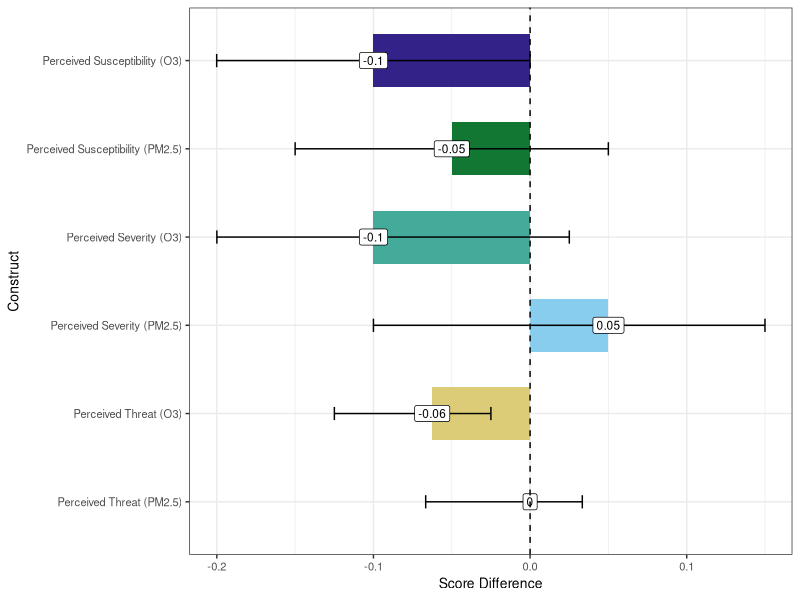
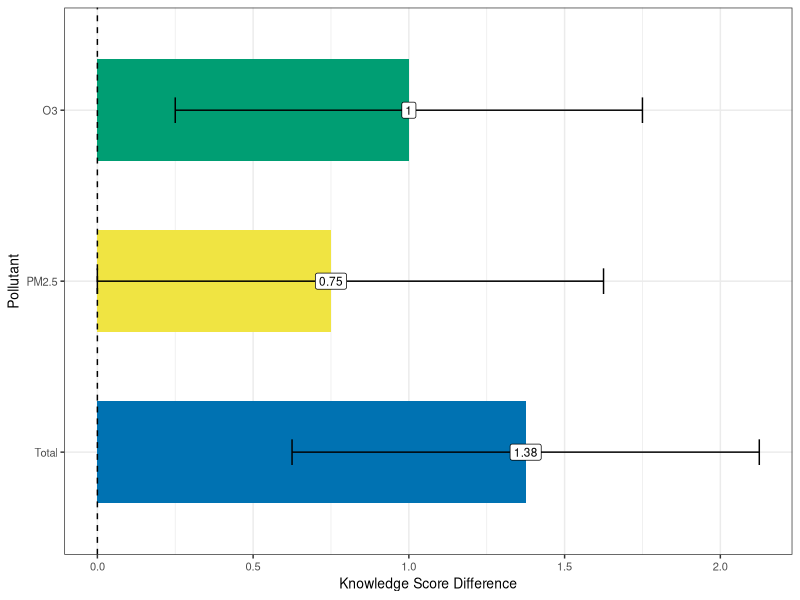
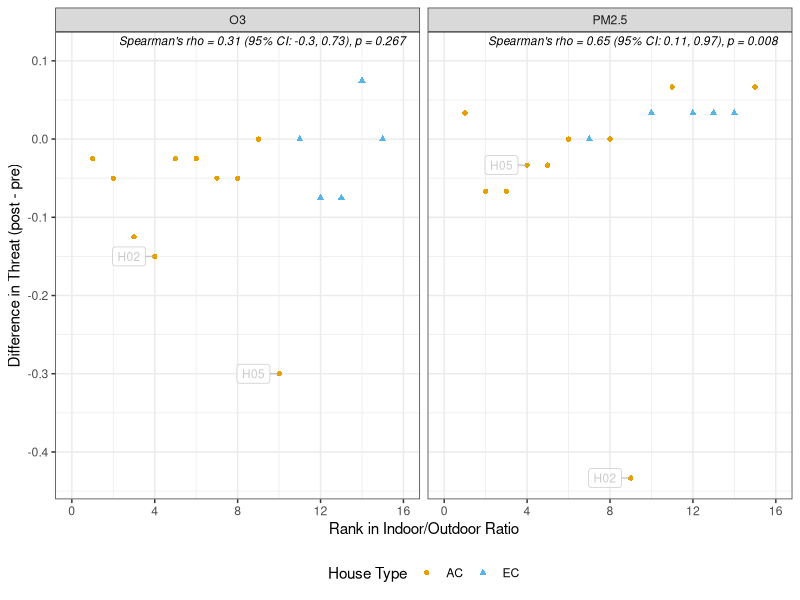
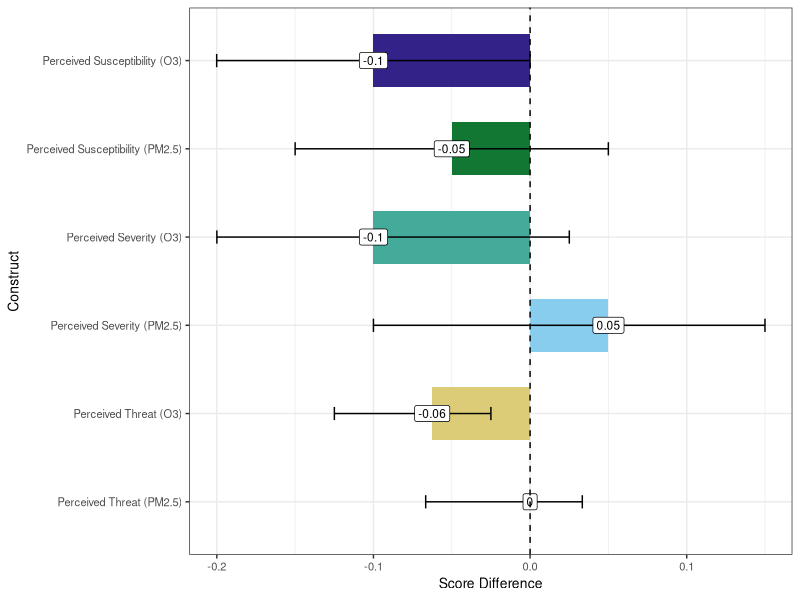
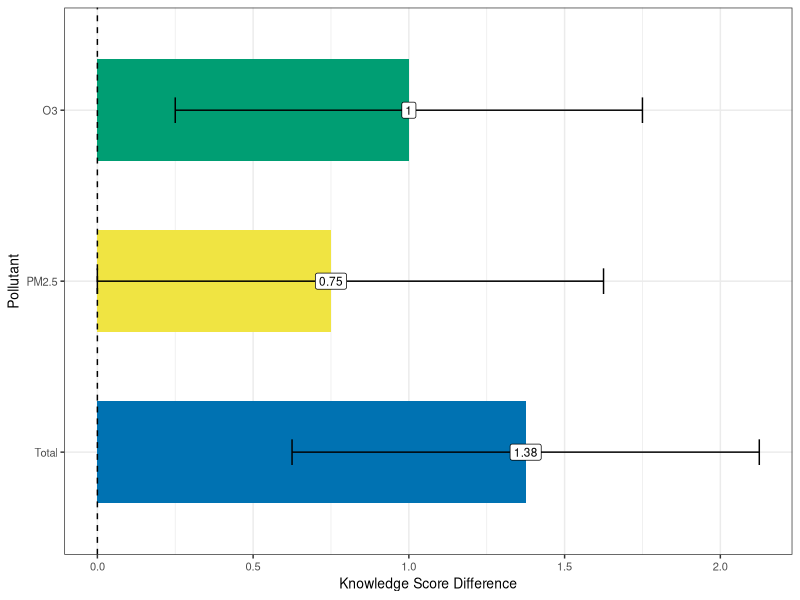
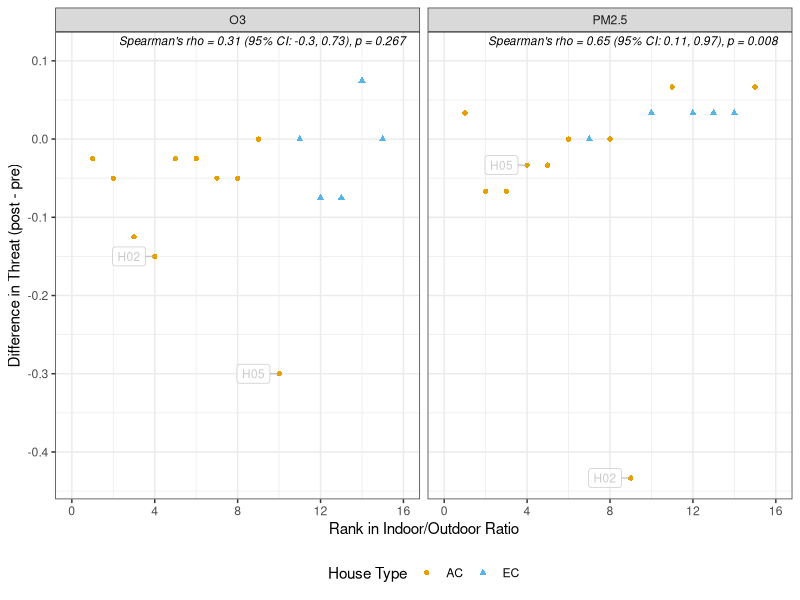

Recreate these plots in R, in order.
## ---- chunk 1
library(tidyverse)
library(coin)
library(knitr)
library(kableExtra)
library(VIM)
library(ggrepel)
## ---- chunk 2
df_raw <- read_csv("./Processed Data/survey_aq_data.csv") |>
  mutate(Score_mod = case_when(
    QuestionID %in% c('Q01','Q02','Q03','Q04','Q05','Q06','Q07','Q08') &
      HouseID == "H29" & Survey == "Post_Intervention" ~ NA,
    TRUE ~ Score_mod
  ))

fa_df <- df_raw %>%
  select(HouseID, Survey, QuestionID, Score_mod) %>%
  filter(QuestionID %in% paste0("Q", sprintf("%02d", 9:22))) %>%
  pivot_wider(id_cols = c(HouseID, Survey), names_from = QuestionID, values_from = Score_mod) %>%
  filter(HouseID != "H29")

fa_df_imputed <- kNN(fa_df %>% dplyr::select(-c(HouseID, Survey))) %>%
  select(1:(ncol(fa_df)-2)) %>%
  mutate(HouseID = fa_df$HouseID,
         Survey = fa_df$Survey)

groups <- df_raw %>%
  filter(!QuestionID %in% c("Q23", "Q24")) %>% # duplicate quesitons
  select(QuestionID, Construct) %>%
  distinct(.keep_all = TRUE) %>%
  group_by(Construct) %>%
  summarize(QuestionIDs = list(QuestionID)) %>%
  ungroup()

sevo3_qs <- groups %>% filter(Construct == "Perceived Severity (O3)") %>% pull(QuestionIDs)
sevpm_qs <- groups %>% filter(Construct == "Perceived Severity (PM2.5)") %>% pull(QuestionIDs)
suso3_qs <- groups %>% filter(Construct == "Perceived Susceptibility (O3)") %>% pull(QuestionIDs)
suspm_qs <- groups %>% filter(Construct == "Perceived Susceptibility (PM2.5)") %>%
  pull(QuestionIDs)
## ---- chunk 3
wilcoxon_score_analysis <- function(qs, construct_name) {

  total_possible <- length(qs)*5

  test2_df <- fa_df_imputed %>%
    select(HouseID, Survey, all_of(qs)) %>%
    mutate(total_score = rowSums(across(all_of(qs)))) %>%
    select(HouseID, Survey, total_score) %>%
    pivot_wider(id_cols = HouseID,
                names_from = Survey,
                values_from = total_score) %>%
    mutate(Post_Intervention = Post_Intervention/total_possible,
           Pre_Intervention = Pre_Intervention/total_possible,
      difference = Post_Intervention - Pre_Intervention)

  # wilcoxsign_test is coin's paired (signed-rank) test: it takes the two
  # paired columns directly, no long-format value/group reshaping needed.
  test <- wilcoxsign_test(Post_Intervention ~ Pre_Intervention,
                           data = test2_df,
                           distribution = "exact")

  # conf.int = TRUE requires a coin version that supports it for
  # wilcoxsign_test; fall back to base wilcox.test's Hodges-Lehmann CI
  # (same estimand) if the installed coin version doesn't support it.
  ci_est <- tryCatch({
    test_ci <- wilcoxsign_test(Post_Intervention ~ Pre_Intervention,
                                data = test2_df,
                                distribution = "exact",
                                conf.int = TRUE)
    ci_out <- confint(test_ci)
    list(estimate = unname(ci_out$estimate), ci = ci_out$conf.int)
  }, error = function(e) {
    wt <- wilcox.test(test2_df$Post_Intervention, test2_df$Pre_Intervention,
                       paired = TRUE, conf.int = TRUE, exact = TRUE)
    list(estimate = unname(wt$estimate), ci = wt$conf.int)
  })

  # coin test objects are S4 - use statistic()/pvalue(), not $statistic/$p.value.
  list(
    Construct = construct_name,
    data = test2_df,
    n = sum(!is.na(test2_df$difference)),
    pre_score = mean(test2_df$Pre_Intervention),
    post_score = mean(test2_df$Post_Intervention),
    z_stat = coin::statistic(test),
    p_value = coin::pvalue(test),
    median_diff = median(test2_df$difference, na.rm = TRUE),
    estimate = ci_est$estimate,
    ci = ci_est$ci
  )
}

construct_qs <- list(
  "Perceived Severity (O3)" = sevo3_qs[[1]],
  "Perceived Susceptibility (O3)" = suso3_qs[[1]],
  "Perceived Threat (O3)" = c(sevo3_qs[[1]], suso3_qs[[1]]),
  "Perceived Severity (PM2.5)" = sevpm_qs[[1]],
  "Perceived Susceptibility (PM2.5)" = suspm_qs[[1]],
  "Perceived Threat (PM2.5)" = c(sevpm_qs[[1]], suspm_qs[[1]])
)

results <- lapply(names(construct_qs), function(con) {
  wilcoxon_score_analysis(construct_qs[[con]], con)
})

raw_p <- sapply(results, function(x) x$p_value)

# Holm correction applied separately within each pollutant, not across all 6
# constructs together - ave() splits raw_p by pollutant, runs p.adjust on
# each subset, then recombines in the original construct order.
pollutant <- case_when(
  str_detect(sapply(results, function(x) x$Construct), "O3") ~ "O3",
  str_detect(sapply(results, function(x) x$Construct), "PM2.5") ~ "PM2.5",
  TRUE ~ NA_character_
)
adj_p <- ave(raw_p, pollutant, FUN = function(p) p.adjust(p, method = "holm"))

summary_table <- bind_rows(lapply(seq_along(results), function(i) {
  x <- results[[i]]
  data.frame(
    Construct = x$Construct,
    N = x$n,
    `Pre Survey Score` = round(x$pre_score, 2),
    `Post Survey Score` = round(x$post_score, 2),
    `Median Difference` = round(x$median_diff, 2),
    `Hodges-Lehmann Estimate` = round(x$estimate, 2),
    `Z-stat` = round(x$z_stat, 2),
    `P-value` = round(raw_p[i], 3),
    `Adj. P-value` = round(adj_p[i], 3),
    `95% CI` = paste0("(", round(x$ci[1], 2), ", ", round(x$ci[2], 2), ")"),
    Pollutant = pollutant[i],
    check.names = FALSE
  )
}))

summary_table <- summary_table %>%
  arrange(Pollutant, Construct)

write_csv(summary_table |> select(-Pollutant),'./Processed Data/wilcox_diff_risk_constructs.csv')

# pack_rows needs consecutive run-lengths per group, in the order rows
# appear after arrange() above (O3 rows first, then PM2.5 rows)
group_index <- rle(summary_table$Pollutant)
group_index <- setNames(group_index$lengths, group_index$values)

tbl_grouped <- summary_table %>%
  select(-Pollutant) %>%
  kable(row.names = FALSE,
        booktabs = TRUE,
        caption = "Wilcoxon Signed-Rank Tests by Pollutant and Construct") %>%
  kable_styling(latex_options = "hold_position", font_size = 9, full_width = FALSE) %>%
  pack_rows(index = group_index)

tbl_grouped
## ---- chunk 4
okabe_ito <- c("#E69F00", "#56B4E9", "#009E73", "#F0E442",
               "#0072B2", "#D55E00", "#CC79A7", "#000000",
               "#332288", "#117733", "#44AA99", "#88CCEE",
               "#DDCC77", "#882255")

risk_graphic_df <- bind_rows(lapply(results, function(x) {
  data.frame(
    Construct = x$Construct,
    Estimate = x$estimate,
    ci_lower = x$ci[1],
    ci_upper = x$ci[2]
  )
}))

risk_graphic_df$Construct <- factor(risk_graphic_df$Construct,
  levels = c("Perceived Susceptibility (O3)", "Perceived Susceptibility (PM2.5)",
             "Perceived Severity (O3)", "Perceived Severity (PM2.5)",
             "Perceived Threat (O3)", "Perceived Threat (PM2.5)"), ordered = TRUE)

construct_diff_wilcox_plt <- ggplot(risk_graphic_df, aes(y = Construct, x = Estimate, fill = Construct)) +
  geom_col(width = 0.6) +
  geom_errorbar(
    aes(xmin = ci_lower, xmax = ci_upper),
    width = 0.15,
    linewidth = .5
  ) +
  geom_label(aes(y = Construct, x = Estimate, label = round(Estimate, digits = 2)),
             fill = 'white', size = 3) +
  geom_vline(xintercept = 0, linetype = "dashed", linewidth = 0.5) +
  labs(
    x = "Score Difference",
    y = "Construct"
  ) +
  theme_bw() +
  scale_fill_manual(values = okabe_ito[9:14], name = "House Type") +
  theme(legend.position = 'none',
        axis.text = element_text(size = 8),
        axis.title = element_text(size = 10)) +
  scale_y_discrete(limits = rev)

construct_diff_wilcox_plt

ggsave("./Graphics/Fig2_construct_difference_wilcox_plot.tiff", construct_diff_wilcox_plt,
       dpi = 300, units = 'in', width = 4, height = 4)
## ---- chunk 5
# Changes single response questions from -1 to 0
qs_not_to_change <- c("Q04", "Q08")

# overall knowledge
knowledge_df <- df_raw %>%
  filter(Construct_general == "Knowledge") %>%
  select(HouseID, Survey, QuestionID, Score_mod) %>%
  mutate(Score_mod = case_when(!QuestionID %in% qs_not_to_change & Score_mod == -1 ~ 0,
                               TRUE ~ Score_mod)) %>%
  group_by(HouseID, Survey) %>%
  summarize(score = sum(Score_mod)) %>%
  ungroup() %>%
  pivot_wider(id_cols = HouseID,
              names_from = Survey,
              values_from = score) %>%
  mutate(difference = Post_Intervention - Pre_Intervention)

knowledgeo3_qs <- groups %>% filter(Construct == "Knowledge (O3)") %>% pull(QuestionIDs)
knowledgepm_qs <- groups %>% filter(Construct == "Knowledge (PM2.5)") %>% pull(QuestionIDs)

# o3 knowledge
knowledge03_df <- df_raw %>%
  select(HouseID, Survey, QuestionID, Score_mod) %>%
  mutate(Score_mod = case_when(!QuestionID %in% qs_not_to_change & Score_mod == -1 ~ 0,
                               TRUE ~ Score_mod)) %>%
  filter(QuestionID %in% knowledgeo3_qs[[1]]) %>%
  group_by(HouseID, Survey) %>%
  summarize(score = sum(Score_mod)) %>%
  ungroup() %>%
  pivot_wider(id_cols = HouseID,
              names_from = Survey,
              values_from = score) %>%
  mutate(difference = Post_Intervention - Pre_Intervention)

# pm2.5 knowledge
knowledgepm_df <- df_raw %>%
  select(HouseID, Survey, QuestionID, Score_mod) %>%
  mutate(Score_mod = case_when(!QuestionID %in% qs_not_to_change & Score_mod == -1 ~ 0,
                               TRUE ~ Score_mod)) %>%
  filter(QuestionID %in% knowledgepm_qs[[1]]) %>%
  group_by(HouseID, Survey) %>%
  summarize(score = sum(Score_mod)) %>%
  ungroup() %>%
  pivot_wider(id_cols = HouseID,
              names_from = Survey,
              values_from = score) %>%
  mutate(difference = Post_Intervention - Pre_Intervention)

# Paired Wilcoxon signed-rank test on a Pre/Post/difference df, mirroring
# wilcoxon_score_analysis() above but without the total_possible normalization
# (knowledge scores here are raw summed points, same as the t-test version).
wilcoxon_knowledge_test <- function(df) {
  test <- wilcoxsign_test(Post_Intervention ~ Pre_Intervention,
                           data = df,
                           distribution = "exact")

  ci_est <- tryCatch({
    test_ci <- wilcoxsign_test(Post_Intervention ~ Pre_Intervention,
                                data = df,
                                distribution = "exact",
                                conf.int = TRUE)
    ci_out <- confint(test_ci)
    list(estimate = unname(ci_out$estimate), ci = ci_out$conf.int)
  }, error = function(e) {
    wt <- wilcox.test(df$Post_Intervention, df$Pre_Intervention,
                       paired = TRUE, conf.int = TRUE, exact = TRUE)
    list(estimate = unname(wt$estimate), ci = wt$conf.int)
  })

  list(
    n = sum(!is.na(df$difference)),
    pre_score = mean(df$Pre_Intervention, na.rm = TRUE),
    post_score = mean(df$Post_Intervention, na.rm = TRUE),
    z_stat = coin::statistic(test),
    p_value = coin::pvalue(test),
    median_diff = median(df$difference, na.rm = TRUE),
    estimate = ci_est$estimate,
    ci = ci_est$ci
  )
}

knowledge_test <- wilcoxon_knowledge_test(knowledge_df)
knowledge_o3test <- wilcoxon_knowledge_test(knowledge03_df)
knowledge_pmtest <- wilcoxon_knowledge_test(knowledgepm_df)

knowledge_raw_p <- c(knowledge_o3test$p_value, knowledge_pmtest$p_value, knowledge_test$p_value)
knowledge_adj_p <- p.adjust(knowledge_raw_p, method = "holm")

knowledge_table_df <- data.frame(
  Pollutant = c("O3", "PM2.5", "Total"),

  N = c(knowledge_o3test$n, knowledge_pmtest$n, knowledge_test$n),

  `Pre Survey Score` = round(c(knowledge_o3test$pre_score, knowledge_pmtest$pre_score, knowledge_test$pre_score), 2),

  `Post Survey Score` = round(c(knowledge_o3test$post_score, knowledge_pmtest$post_score, knowledge_test$post_score), 2),

  `Median Difference` = round(c(knowledge_o3test$median_diff, knowledge_pmtest$median_diff, knowledge_test$median_diff), 2),

  `Hodges-Lehmann Estimate` = round(c(knowledge_o3test$estimate, knowledge_pmtest$estimate, knowledge_test$estimate), 2),

  `Z-stat` = round(c(knowledge_o3test$z_stat, knowledge_pmtest$z_stat, knowledge_test$z_stat), 2),

  `P-value` = round(knowledge_raw_p, 3),

  `Adj. P-value` = round(knowledge_adj_p, 3),

  `95% CI` = c(
    paste0("(", round(knowledge_o3test$ci[1], 2), ", ", round(knowledge_o3test$ci[2], 2), ")"),
    paste0("(", round(knowledge_pmtest$ci[1], 2), ", ", round(knowledge_pmtest$ci[2], 2), ")"),
    paste0("(", round(knowledge_test$ci[1], 2), ", ", round(knowledge_test$ci[2], 2), ")")
  ),

  check.names = FALSE
)

options(knitr.kable.NA = '--')
tbl2_wilcox <- knowledge_table_df %>%
  kable(
    row.names = FALSE,
    digits = 4,
    booktabs = TRUE,
    caption = "Wilcoxon Signed-Rank Tests of Pre- vs Post-Intervention Knowledge Differences by Pollutant"
  ) %>%
  kable_styling(latex_options = "hold_position",
                font_size = 9,
                full_width = FALSE) %>%
  row_spec(0, extra_css = "font-family: Arial;")
tbl2_wilcox

write_csv(knowledge_table_df, './Processed Data/wilcox_diff_knowledge.csv')

knowledge_graph_df <- tibble(
  Pollutant = c("O3", "PM2.5", "Total"),
  Estimate = c(knowledge_o3test$estimate, knowledge_pmtest$estimate, knowledge_test$estimate),
  ci_lower = c(knowledge_o3test$ci[1], knowledge_pmtest$ci[1], knowledge_test$ci[1]),
  ci_upper = c(knowledge_o3test$ci[2], knowledge_pmtest$ci[2], knowledge_test$ci[2]),
)

knowledge_dif_wilcox_plt <- ggplot(knowledge_graph_df, aes(y = Pollutant, x = Estimate, fill = Pollutant)) +
  geom_col(width = 0.6) +
  geom_errorbar(
    aes(xmin = ci_lower, xmax = ci_upper),
    width = 0.15,
    linewidth = .5
  ) +
  geom_label(aes(y = Pollutant, x = Estimate, label = round(Estimate, digits = 2)), fill = 'white', size = 3) +
  geom_vline(xintercept = 0, linetype = "dashed", linewidth = 0.5) +
  labs(
    x = "Knowledge Score Difference",
    y = "Pollutant"
  ) +
  theme_bw() +
  scale_fill_manual(values = okabe_ito[3:5], name = "House Type") +
  theme(legend.position = 'none',
        axis.text = element_text(size = 8),
        axis.title = element_text(size = 10)) +
  scale_y_discrete(limits = rev)

knowledge_dif_wilcox_plt

ggsave("./Graphics/Fig3_knowledge_difference_wilcox_plot.tiff", knowledge_dif_wilcox_plt,
       dpi = 300, units = 'in', width = 3, height = 3)
## ---- chunk 6
metadata <- df_raw %>%
  filter(QuestionID == "Q25", Survey == "Pre_Intervention") %>%
  select(HouseID, ac.type, mean_IO_PM_Summer, mean_IO_O3_Summer)

get_construct_diff <- function(construct_name) {
  results[[which(sapply(results, `[[`, "Construct") == construct_name)]]$data %>%
    select(HouseID, score = difference)
}

threat_diff_by_pollutant <- bind_rows(
  get_construct_diff("Perceived Threat (O3)") %>% mutate(pollutant = "O3"),
  get_construct_diff("Perceived Threat (PM2.5)") %>% mutate(pollutant = "PM2.5")
) %>%
  left_join(metadata, by = "HouseID") %>%
  mutate(IO_ratio = if_else(pollutant == "O3", mean_IO_O3_Summer, mean_IO_PM_Summer)) %>%
  select(HouseID, ac.type, pollutant, score, IO_ratio)

threat_diff_by_pollutant_order <- threat_diff_by_pollutant %>%
  filter(!is.na(score)) %>%
  group_by(pollutant) %>%
  mutate(IO_order = dense_rank(IO_ratio)) %>%
  ungroup()

# Bootstrap percentile CI for Spearman's rho (nonparametric, consistent with
# the rank-based tests used elsewhere in this document) since cor.test()
# doesn't provide a CI for method = "spearman".
spearman_stats <- threat_diff_by_pollutant_order %>%
  filter(!is.na(IO_ratio)) %>%
  group_split(pollutant) %>%
  map_dfr(function(d) {
    ct <- cor.test(d$score, d$IO_ratio, method = "spearman", exact = FALSE)
    boot_fn <- function(data, indices) {
      cor(data$score[indices], data$IO_ratio[indices], method = "spearman")
    }
    set.seed(3) # for reproducibility

    # ci for bootstrap percentile interval. Bootstrapping keeps everything nonparametric / rank-based, so that it stays consistent with the Wilcoxon test methodologies
    b <- boot::boot(d, boot_fn, R = 2000)
    ci <- boot::boot.ci(b, type = "perc")$percent[4:5]
    tibble(
      pollutant = unique(d$pollutant),
      rho = unname(ct$estimate),
      p_val = ct$p.value,
      ci_lower = ci[1],
      ci_upper = ci[2]
    )
  })

spearman_label <- spearman_stats %>%
  mutate(label = paste0(
    "Spearman's rho = ", round(rho, 2),
    " (95% CI: ", round(ci_lower, 2), ", ", round(ci_upper, 2), "), ",
    "p = ", round(p_val, 3)
  ))

set.seed(3)
IO_vs_diff_threat_order_plt <- ggplot(threat_diff_by_pollutant_order, aes(y = score, x = IO_order)) +
  geom_point(aes(shape = ac.type, color = ac.type)) +
  facet_grid(. ~ pollutant, scales = "free_y") +
  geom_text(data = spearman_label, aes(label = label),
            x = Inf, y = Inf, hjust = 1.05, vjust = 1.5,
            size = 3, fontface = "italic", inherit.aes = FALSE) +
  geom_label_repel(
    data = threat_diff_by_pollutant_order %>%
      filter(HouseID %in% c('H02', 'H05')),
    aes(label = HouseID),
    size = 3,
    nudge_x = -1,
    min.segment.length = .2,
    segment.color = "grey70",
    color = 'grey70',
    box.padding = 0.4,
    show.legend = FALSE,
    alpha = 0.7,
    seed = 5
  ) +
  labs(
    y = "Difference in Threat (post - pre)",
    x = "Rank in Indoor/Outdoor Ratio",
    color = "Home Type",
    shape = "Home Type"
  ) +
  theme_bw() +
  theme(legend.position = "bottom") +
  expand_limits(y = 0.11) +
  scale_x_continuous(limits = c(0, 16), breaks = seq(0, 16, by = 4)) +
  scale_color_manual(values = okabe_ito, name = "House Type") +
  scale_shape_manual(values = c(16, 17), name = "House Type")

IO_vs_diff_threat_order_plt

ggsave(width = 7, height = 4, dpi = 300, units = "in", bg = "white",
       filename = "./Graphics/IO_vs_diff_threat_order.tiff")
